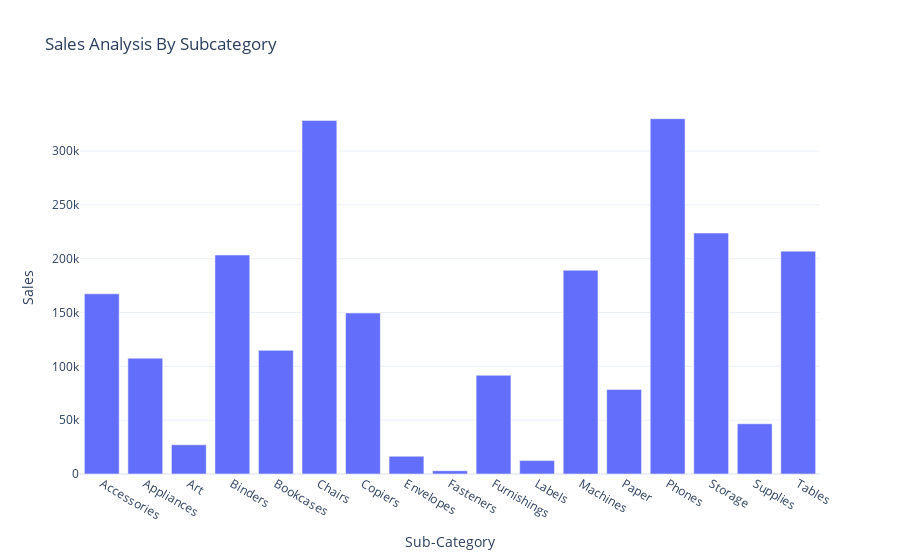

The cell this chart's notebook holds for it:
### Code cell
fig= px.bar(sales_by_Subcategory, x='Sub-Category',y= 'Sales',title ='Sales Analysis By Subcategory')

fig .show()

### Figure 1 — Plotly figure (JSON) as saved in the notebook; plotly's stock layout.template omitted (floating-point values rounded to 4 significant figures)
{"data": [{"alignmentgroup": "True", "hovertemplate": "Sub-Category=%{x}<br>Sales=%{y}<extra></extra>", "legendgroup": "", "marker": {"color": "#636efa", "pattern": {"shape": ""}}, "name": "", "offsetgroup": "", "orientation": "v", "showlegend": false, "textposition": "auto", "type": "bar", "x": ["Accessories", "Appliances", "Art", "Binders", "Bookcases", "Chairs", "Copiers", "Envelopes", "Fasteners", "Furnishings", "Labels", "Machines", "Paper", "Phones", "Storage", "Supplies", "Tables"], "xaxis": "x", "y": [167400.0, 107500.0, 27120.0, 203400.0, 114900.0, 328400.0, 149500.0, 16480.0, 3024.0, 91710.0, 12490.0, 189200.0, 78480.0, 330000.0, 223800.0, 46670.0, 207000.0], "yaxis": "y"}], "layout": {"autosize": true, "barmode": "relative", "legend": {"tracegroupgap": 0}, "title": {"text": "Sales Analysis By Subcategory"}, "xaxis": {"anchor": "y", "autorange": true, "domain": [0, 1], "range": [-0.5, 16.5], "title": {"text": "Sub-Category"}, "type": "category"}, "yaxis": {"anchor": "x", "autorange": true, "domain": [0, 1], "range": [0, 347400.0], "title": {"text": "Sales"}, "type": "linear"}}}
